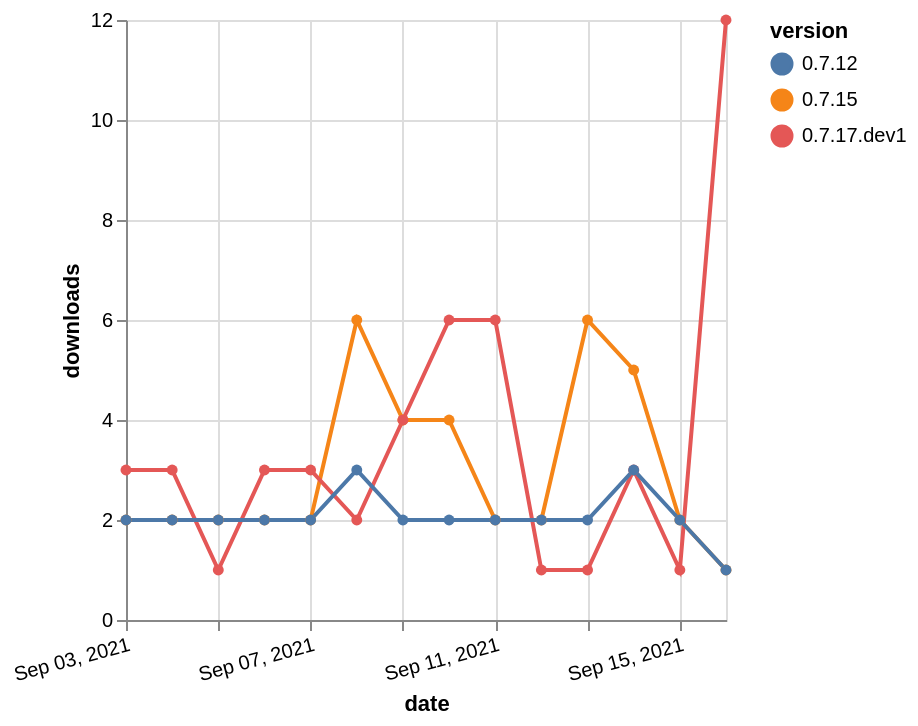

Describe this chart as a Vega-Lite specification.
### Vega-Lite specification from a JSON file in a GitHub repository (floating-point values rounded to 4 significant figures)
{"$schema": "https://vega.github.io/schema/vega-lite/v5.json", "description": "A simple bar chart with embedded data.", "data": {"values": [{"date": "2021-09-03", "total": 10011, "delta": 2, "version": "0.7.15"}, {"date": "2021-09-04", "total": 10013, "delta": 2, "version": "0.7.15"}, {"date": "2021-09-05", "total": 10015, "delta": 2, "version": "0.7.15"}, {"date": "2021-09-06", "total": 10017, "delta": 2, "version": "0.7.15"}, {"date": "2021-09-07", "total": 10019, "delta": 2, "version": "0.7.15"}, {"date": "2021-09-08", "total": 10025, "delta": 6, "version": "0.7.15"}, {"date": "2021-09-09", "total": 10029, "delta": 4, "version": "0.7.15"}, {"date": "2021-09-10", "total": 10033, "delta": 4, "version": "0.7.15"}, {"date": "2021-09-11", "total": 10035, "delta": 2, "version": "0.7.15"}, {"date": "2021-09-12", "total": 10037, "delta": 2, "version": "0.7.15"}, {"date": "2021-09-13", "total": 10043, "delta": 6, "version": "0.7.15"}, {"date": "2021-09-14", "total": 10048, "delta": 5, "version": "0.7.15"}, {"date": "2021-09-15", "total": 10050, "delta": 2, "version": "0.7.15"}, {"date": "2021-09-16", "total": 10051, "delta": 1, "version": "0.7.15"}, {"date": "2021-09-03", "total": 1781, "delta": 3, "version": "0.7.17.dev1"}, {"date": "2021-09-04", "total": 1784, "delta": 3, "version": "0.7.17.dev1"}, {"date": "2021-09-05", "total": 1785, "delta": 1, "version": "0.7.17.dev1"}, {"date": "2021-09-06", "total": 1788, "delta": 3, "version": "0.7.17.dev1"}, {"date": "2021-09-07", "total": 1791, "delta": 3, "version": "0.7.17.dev1"}, {"date": "2021-09-08", "total": 1793, "delta": 2, "version": "0.7.17.dev1"}, {"date": "2021-09-09", "total": 1797, "delta": 4, "version": "0.7.17.dev1"}, {"date": "2021-09-10", "total": 1803, "delta": 6, "version": "0.7.17.dev1"}, {"date": "2021-09-11", "total": 1809, "delta": 6, "version": "0.7.17.dev1"}, {"date": "2021-09-12", "total": 1810, "delta": 1, "version": "0.7.17.dev1"}, {"date": "2021-09-13", "total": 1811, "delta": 1, "version": "0.7.17.dev1"}, {"date": "2021-09-14", "total": 1814, "delta": 3, "version": "0.7.17.dev1"}, {"date": "2021-09-15", "total": 1815, "delta": 1, "version": "0.7.17.dev1"}, {"date": "2021-09-16", "total": 1827, "delta": 12, "version": "0.7.17.dev1"}, {"date": "2021-09-03", "total": 8978, "delta": 2, "version": "0.7.12"}, {"date": "2021-09-04", "total": 8980, "delta": 2, "version": "0.7.12"}, {"date": "2021-09-05", "total": 8982, "delta": 2, "version": "0.7.12"}, {"date": "2021-09-06", "total": 8984, "delta": 2, "version": "0.7.12"}, {"date": "2021-09-07", "total": 8986, "delta": 2, "version": "0.7.12"}, {"date": "2021-09-08", "total": 8989, "delta": 3, "version": "0.7.12"}, {"date": "2021-09-09", "total": 8991, "delta": 2, "version": "0.7.12"}, {"date": "2021-09-10", "total": 8993, "delta": 2, "version": "0.7.12"}, {"date": "2021-09-11", "total": 8995, "delta": 2, "version": "0.7.12"}, {"date": "2021-09-12", "total": 8997, "delta": 2, "version": "0.7.12"}, {"date": "2021-09-13", "total": 8999, "delta": 2, "version": "0.7.12"}, {"date": "2021-09-14", "total": 9002, "delta": 3, "version": "0.7.12"}, {"date": "2021-09-15", "total": 9004, "delta": 2, "version": "0.7.12"}, {"date": "2021-09-16", "total": 9005, "delta": 1, "version": "0.7.12"}]}, "width": "container", "mark": {"type": "line", "point": {"filled": true}}, "encoding": {"x": {"field": "date", "type": "temporal", "timeUnit": "yearmonthdate", "title": "date", "axis": {"labelAngle": -15}}, "y": {"field": "delta", "type": "quantitative", "title": "downloads"}, "color": {"field": "version", "type": "nominal"}, "tooltip": {"field": "delta"}}}
